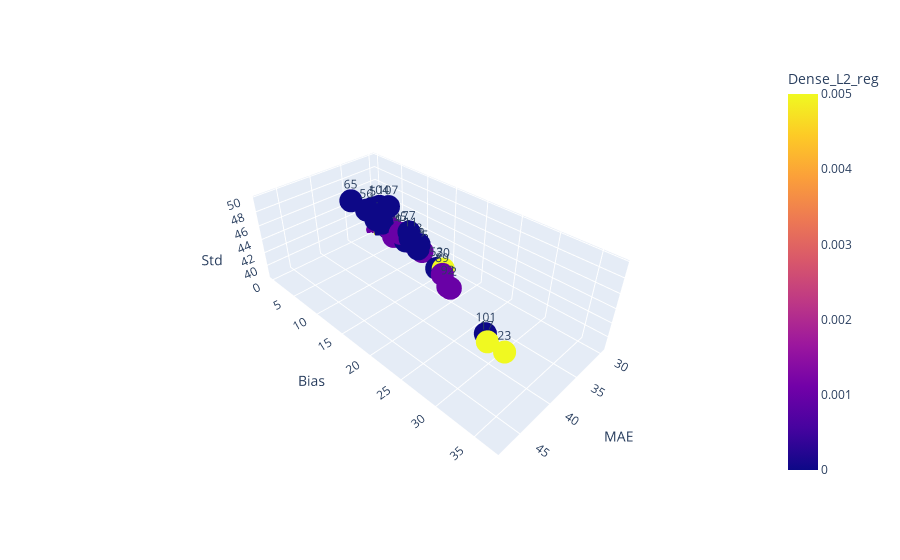

This figure's notebook cell:
### Code cell
fig = px.scatter_3d(model_metrics_df[mask].reset_index(), 
                    x='MAE', y='Bias', z='Std',
                    text='index',
                    color='Dense_L2_reg')
fig.show()

### Figure 1 — Plotly figure (JSON) as saved in the notebook; plotly's stock layout.template omitted (floating-point values rounded to 4 significant figures)
{"data": [{"hovertemplate": "MAE=%{x}<br>Bias=%{y}<br>Std=%{z}<br>index=%{text}<br>Dense_L2_reg=%{marker.color}<extra></extra>", "legendgroup": "", "marker": {"color": [0, 0, 0, 0, 0.005, 0.005, 0.005, 0.005, 0.001, 0.001, 0.001, 0.001, 0.001, 0.001, 0.001, 0.001, 0, 0, 0, 0, 0, 0, 0, 0, 0, 0, 0, 0, 0.001, 0.001, 0.001, 0.001, 0, 0, 0, 0], "coloraxis": "coloraxis", "symbol": "circle"}, "mode": "markers+text", "name": "", "scene": "scene", "showlegend": false, "text": [2, 5, 8, 11, 14, 17, 20, 23, 26, 29, 32, 35, 38, 41, 44, 47, 50, 53, 56, 59, 62, 65, 68, 71, 74, 77, 80, 83, 86, 89, 92, 95, 98, 101, 104, 107], "type": "scatter3d", "x": [30.66, 33.08, 33.66, 38.26, 29.84, 40.52, 34.36, 47.68, 31.0, 31.72, 35.75, 32.83, 30.2, 31.5, 31.48, 31.61, 30.48, 34.05, 35.63, 32.67, 31.89, 35.33, 31.89, 33.93, 29.68, 34.11, 29.68, 34.19, 31.1, 35.95, 36.7, 34.28, 29.79, 39.1, 32.79, 35.81], "y": [0.7306, 3.12, 12.87, 16.06, 1.666, 29.89, 17.84, 36.66, 3.891, 6.058, 20.34, 12.58, 0.3256, 8.705, 5.431, 4.386, 3.2, 16.44, 4.902, 9.209, 2.14, 1.155, 2.14, 5.922, 3.669, 11.47, 3.669, 13.2, 4.85, 19.15, 20.78, 9.957, 1.695, 28.54, 4.194, 9.609], "z": [40.63, 44.31, 42.87, 47.18, 38.42, 41.59, 41.8, 49.78, 40.6, 40.45, 40.88, 41.26, 38.61, 40.52, 39.94, 41.22, 39.99, 41.05, 45.61, 41.37, 41.54, 45.51, 41.54, 43.32, 39.3, 44.36, 39.3, 42.57, 40.65, 42.45, 41.86, 43.59, 38.68, 40.94, 44.84, 47.99]}], "layout": {"autosize": true, "coloraxis": {"colorbar": {"title": {"text": "Dense_L2_reg"}}, "colorscale": [[0, "#0d0887"], [0.1111, "#46039f"], [0.2222, "#7201a8"], [0.3333, "#9c179e"], [0.4444, "#bd3786"], [0.5556, "#d8576b"], [0.6667, "#ed7953"], [0.7778, "#fb9f3a"], [0.8889, "#fdca26"], [1, "#f0f921"]]}, "legend": {"tracegroupgap": 0}, "margin": {"t": 60}, "scene": {"aspectmode": "auto", "aspectratio": {"x": 0.9225, "y": 1.862, "z": 0.5821}, "camera": {"center": {"x": 0, "y": 0, "z": 0}, "eye": {"x": 1.642, "y": 1.642, "z": 1.642}, "projection": {"type": "perspective"}, "up": {"x": 0, "y": 0, "z": 1}}, "domain": {"x": [0, 1], "y": [0, 1]}, "xaxis": {"title": {"text": "MAE"}, "type": "linear"}, "yaxis": {"title": {"text": "Bias"}, "type": "linear"}, "zaxis": {"title": {"text": "Std"}, "type": "linear"}}}}
